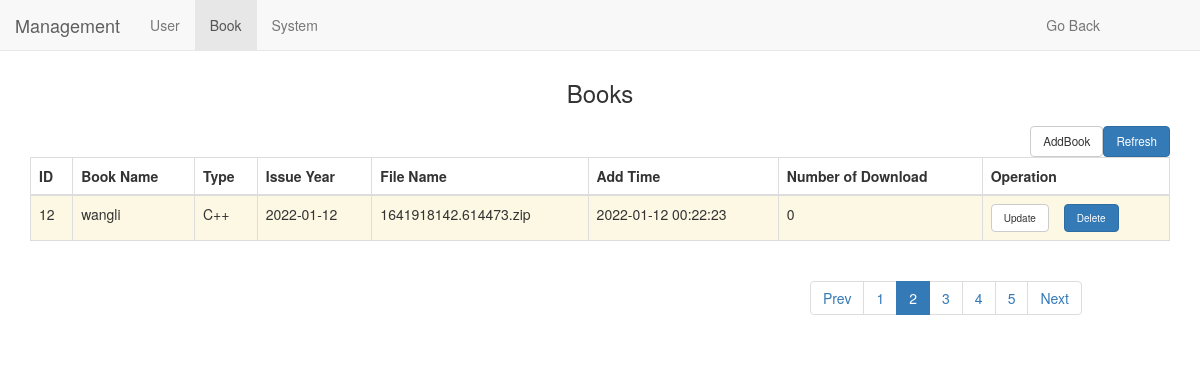
Screenshot of /management/book/page?number=2 (signed in) with the database file from the repository.
### models.py (models this page shows, shortened)
class Books(db.Model):
    id = db.Column(db.Integer,primary_key = True)
    book_name = db.Column(db.String(50))
    book_type = db.Column(db.String(50))
    book_introduction = db.Column(db.String(100))
    issue_year = db.Column(db.String(50))
    book_file_name = db.Column(db.String(50))
    add_book_time = db.Column(db.String(50))
    number_of_downloads = db.Column(db.Integer)

### app.py (the view)
@app.route('/management/book/page',methods = ['POST','GET'])
@login_required
@routing_permission_check
def book_mgr():
    number = request.args.get('number')
    try:
        number = int(number)
    except:
        return abort(404)
    else:
        form = UploadFileForms()
        dic1 = {'active1':'','active2':'','active3':'','active4':'','active5':'','active_next':'','active_Prev':'','current_page_number':number}
        if 1<=number<=5:
            dic1['active'+str(number)] = 'active'
        elif number>5:
            dic1['active_next'] = 'active'
        offset_num = (number-1)*10
        limit_num = 10
        book_info = Books.query.offset(offset_num).limit(limit_num).all()
        book_list = []
        if len(book_info) ==0:
            book_list = []
        else:
            for bookdata in book_info:
                book_list.append( bookdata.__dict__)
            k = 0
            style_list = ['success','info','warning','error','']
            for j in book_list:
                k+=1
                del j['_sa_instance_state']
                j['style'] = random.choice(style_list)
        return render_template('book.html',list1= book_list,dic1 = dic1,form = form)

### decorator.py (called while the page is built)
def login_required(func):
    @wraps(func)
    def inner(*args, **kwargs):
        user_id = session.get('user_id')
        if not user_id:
            return jsonify({'error':'User not logged in'}
                           )
        else:
            g.user_id = user_id
            return func(*args, **kwargs)
    return inner

### templates/book.html (shortened to what this page needs)
<!DOCTYPE html>
<html>
<head>
	<link rel="stylesheet" href="/static/css/bootstrap.min.css">
</head>
<body>
    <div class="container">
        <div class="row clearfix">
            <div class="col-md-12 column">
                <nav class="navbar navbar-default navbar-fixed-top" role="navigation">
                    <div class="navbar-header">
                         <a class="navbar-brand" href="#">Management</a>
                    </div>
                    <ul class="nav navbar-nav">
						<li>
							 <a href="/management/user">User</a>
						</li>
						<li class="active">
							 <a href="/management/book">Book</a>
						</li>
                        <li>
                            <a href="/management/system">System</a>
                        </li>
                    </ul>
                    <div class="collapse navbar-collapse" id="bs-example-navbar-collapse-1">
                        <ul class="nav navbar-nav navbar-right">
                            <li>
                                <a style="margin-right: 100px;" href="/home">Go Back</a>
                            </li>
                        </ul>
                    </div>
                </nav>
                <h3 style="margin-top: 80px;" class="text-center">
                    Books
                </h3>
                <div style="float: left;" class="container">
                    <div class="row clearfix">
                        <div style="padding-left:0" class="col-md-12 column">
                        </div>
                    </div>
                </div>
                <a id="modal-207274" href="/management/refresh?cur_url=/management/book" role="button" class="btn btn-default btn-primary" style="float:right;font-size: smaller;" data-toggle="modal">Refresh</a>
                <a id="modal-207274" href="#modal-container-207274" role="button" class="btn btn-default" style="float:right;font-size: smaller;" data-toggle="modal">AddBook</a>
                <table style="margin-top: 15px;" class="table table-bordered">
                    <thead>
                        <tr>
                            <th>
                                ID
                            </th>
                            <th>
                                Book Name
                            </th>
                            <th>
                                Type
                            </th>
                            <th>
                                Issue Year
                            </th>
                            <th>
                                File Name
                            </th>
                            <th>
                                Add Time
                            </th>
                            <th>
                                Number of Download
                            </th>
                            <th>
                                Operation
                            </th>
                        </tr>
                    </thead>
                    <tbody>
                        {% for item in list1 %}
                            <tr class="{{ item['style'] }}">
                                <td>
                                    {{ item['id'] }}
                                </td>
                                <td>
                                    {{ item['book_name'] }}
                                </td>
                                <td>
                                    {{ item['book_type'] }}
                                </td>
                                <td>
                                    {{ item['issue_year'] }}
                                </td>
                                <td>
                                    {{ item['book_file_name'] }}
                                </td>
                                <td>
                                    {{ item['add_book_time'] }}
                                </td>
                                <td>
                                    {{ item['number_of_downloads'] }}
                                </td>
                                <td>
                                    {% set id=item['id'] %}
                                    <a id="modal-207275" onclick="parameter_id('{{ id }}')" href="#modal-container-207275" role="button" style="font-size: x-small;" class="btn btn-default" data-toggle="modal">Update</a><a role="button" class="btn btn-default btn-primary" style="margin-left: 15px;font-size: x-small;" href="/management/book/delete?id={{ item['id'] }}">Delete</a>
                                </td>
                            </tr>
                        {% endfor %}
                    </tbody>
                </table>
                <div class="row clearfix">
                    <div class="col-md-2 column">
                    </div>
                    <div class="col-md-6 column">
                    </div>
                    <div class="col-md-4 column">
                        <ul class="pagination">
                            <li class="{{ dic1['active_Prev'] }}">
                                {% if dic1['current_page_number'] <=2  %}
                                    <a href="/management/book/page?number=1">Prev</a>
                                {% else %}
                                    <a href="/management/book/page?number={{ dic1['current_page_number']-1 }}">Prev</a>
                                {% endif %}
                               </li>
                            <li class="{{ dic1['active1'] }}">
                                 <a href="/management/book/page?number=1">1</a>
                            </li>
                            <li class="{{ dic1['active2'] }}">
                                 <a href="/management/book/page?number=2">2</a>
                            </li>
                            <li class="{{ dic1['active3'] }}">
                                 <a href="/management/book/page?number=3">3</a>
                            </li>
                            <li class="{{ dic1['active4'] }}">
                                 <a href="/management/book/page?number=4">4</a>
                            </li>
                            <li class="{{ dic1['active5'] }}">
                                 <a href="/management/book/page?number=5">5</a>
                            </li>
                            <li class="{{ dic1['active_next'] }}">
                                 <a href="/management/book/page?number={{ dic1['current_page_number']+1 }}">Next</a>
                            </li>
                        </ul>
                    </div>
                </div>
            </div>
        </div>
    </div>
</body>
</html>

### rows the page displays
Books: id "12", book_name "wangli", book_type "C++", issue_year "2022-01-12", book_file_name "1641918142.614473.zip", add_book_time "2022-01-12 00:22:23", number_of_downloads "0"
